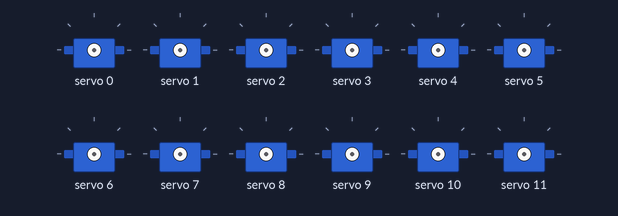
The sketch below on a simulated Arduino Uno, built with avr-gcc and run on an emulated ATmega328P. On the bench: 12 × servo.

Above: at 0.1 s.
At 2.0 s:
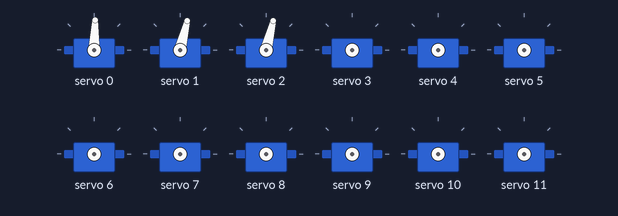
At 4.0 s:
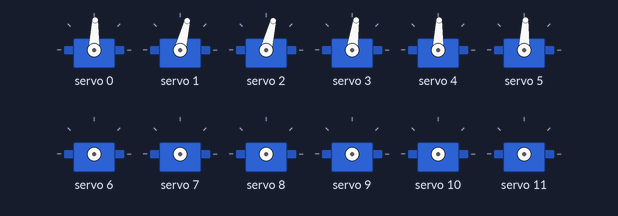
At 6.0 s:
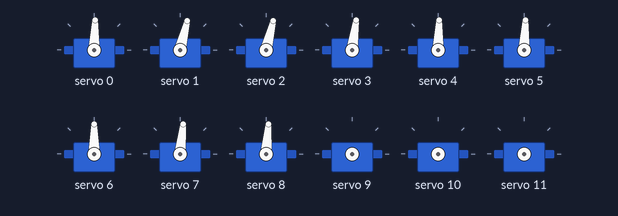
At 8.0 s:
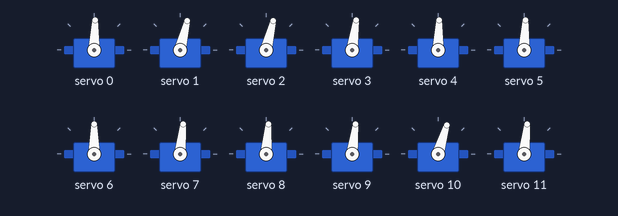
At 12.0 s:
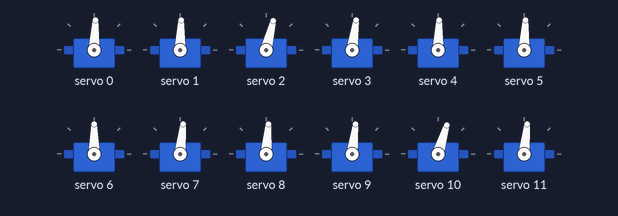
Timing chart, 0 to 13.5 s (numbered marks = the images above):
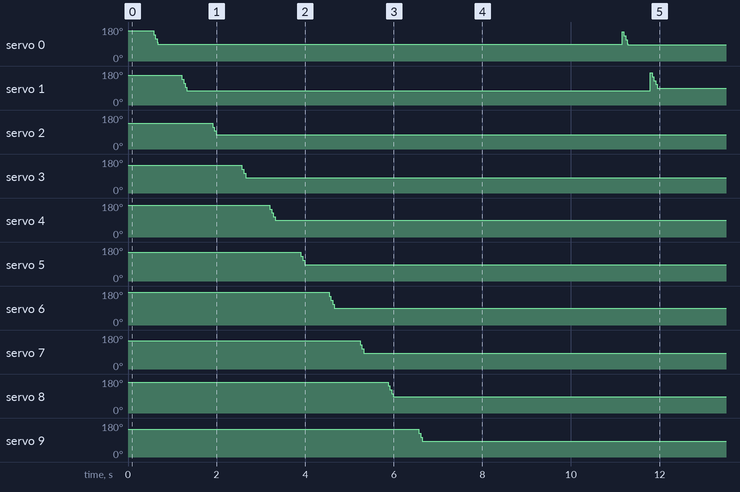

The sketch:

servo.ino
```cpp
#include <Wire.h>
#include <Adafruit_PWMServoDriver.h>

// uses the default address 0x40
Adafruit_PWMServoDriver pwm = Adafruit_PWMServoDriver();

#define SERVOMIN_0  125
#define SERVOMID_0  357
#define SERVOMAX_0  590

#define SERVOMIN_1  115
#define SERVOMID_1  325
#define SERVOMAX_1  535

#define SERVOMIN_2  115
#define SERVOMID_2  325
#define SERVOMAX_2  535

#define SERVOMIN_3  120
#define SERVOMID_3  340
#define SERVOMAX_3  560

#define SERVOMIN_4  130
#define SERVOMID_4  355
#define SERVOMAX_4  580

#define SERVOMIN_5  130
#define SERVOMID_5  352
#define SERVOMAX_5  575

#define SERVOMIN_6  135
#define SERVOMID_6  362
#define SERVOMAX_6  590

#define SERVOMIN_7  125
#define SERVOMID_7  345
#define SERVOMAX_7  565

#define SERVOMIN_8  130
#define SERVOMID_8  347
#define SERVOMAX_8  565

#define SERVOMIN_9  125
#define SERVOMID_9  342
#define SERVOMAX_9  560

#define SERVOMIN_10  115
#define SERVOMID_10  317
#define SERVOMAX_10  520

#define SERVOMIN_11  125
#define SERVOMID_11  345
#define SERVOMAX_11  565

#define SERVOMIN_12  125
#define SERVOMID_12  345
#define SERVOMAX_12  565

#define SERVOMIN_13  125
#define SERVOMID_13  342
#define SERVOMAX_13  560

#define SERVOMIN_14  125
#define SERVOMID_14  342
#define SERVOMAX_14  560

#define SERVOMIN_15  125
#define SERVOMID_15  337
#define SERVOMAX_15  550

#define SERVOMIN_16  125
#define SERVOMID_16  352
#define SERVOMAX_16  580

#define SERVOMIN_17  130
#define SERVOMID_17  355
#define SERVOMAX_17  580

#define SERVOMIN_18  125
#define SERVOMID_18  347
#define SERVOMAX_18  570

#define SERVOMIN_19  130
#define SERVOMID_19  347
#define SERVOMAX_19  565

#define SERVOMIN_20  125
#define SERVOMID_20  345
#define SERVOMAX_20  565

#define SERVOMIN_22  110
#define SERVOMID_22  320
#define SERVOMAX_22  530

#define SERVOMIN_23  125
#define SERVOMID_23  342
#define SERVOMAX_23  560

// our servo # counter
const int servocounter = 17;

void setup() {
  Serial.begin(9600);

  pwm.begin();

  pwm.setPWMFreq(60);  // Analog servos run at ~60 Hz updates
  delay(500);
  for (uint16_t pulselen = SERVOMAX_0; pulselen > SERVOMID_0; pulselen--) {
    pwm.setPWM(0, 0, pulselen);
  }
  delay(500);
  for (uint16_t pulselen = SERVOMAX_1; pulselen > SERVOMID_1; pulselen--) {
    pwm.setPWM(1, 0, pulselen);
  }
  delay(500);
  for (uint16_t pulselen = SERVOMAX_2; pulselen > SERVOMID_2; pulselen--) {
    pwm.setPWM(2, 0, pulselen);
  }
  delay(500);
  for (uint16_t pulselen = SERVOMAX_3; pulselen > SERVOMID_3; pulselen--) {
    pwm.setPWM(3, 0, pulselen);
  }
  delay(500);
  for (uint16_t pulselen = SERVOMAX_4; pulselen > SERVOMID_4; pulselen--) {
    pwm.setPWM(4, 0, pulselen);
  }
  delay(500);
 for (uint16_t pulselen = SERVOMAX_5; pulselen > SERVOMID_5; pulselen--) {
    pwm.setPWM(5, 0, pulselen);
  }
  delay(500);
  for (uint16_t pulselen = SERVOMAX_6; pulselen > SERVOMID_6; pulselen--) {
    pwm.setPWM(6, 0, pulselen);
  }
  delay(500);
  for (uint16_t pulselen = SERVOMAX_7; pulselen > SERVOMID_7; pulselen--) {
    pwm.setPWM(7, 0, pulselen);
  }
  delay(500);
  for (uint16_t pulselen = SERVOMAX_8; pulselen > SERVOMID_8; pulselen--) {
    pwm.setPWM(8, 0, pulselen);
  }
  delay(500);
  for (uint16_t pulselen = SERVOMAX_9; pulselen > SERVOMID_9; pulselen--) {
    pwm.setPWM(9, 0, pulselen);
  }
  delay(500);
  for (uint16_t pulselen = SERVOMAX_10; pulselen > SERVOMID_10; pulselen--) {
    pwm.setPWM(10, 0, pulselen);
  }
  delay(500);
  for (uint16_t pulselen = SERVOMAX_11; pulselen > SERVOMID_11; pulselen--) {
    pwm.setPWM(11, 0, pulselen);
  }
  delay(500);
  for (uint16_t pulselen = SERVOMAX_12; pulselen > SERVOMID_12; pulselen--) {
    pwm.setPWM(12, 0, pulselen);
  }
  delay(500);
  for (uint16_t pulselen = SERVOMAX_13; pulselen > SERVOMID_13; pulselen--) {
    pwm.setPWM(13, 0, pulselen);
  }
  delay(500);
  for (uint16_t pulselen = SERVOMAX_14; pulselen > SERVOMID_14; pulselen--) {
    pwm.setPWM(14, 0, pulselen);
  }
  delay(500);
  for (uint16_t pulselen = SERVOMAX_15; pulselen > SERVOMID_15; pulselen--) {
    pwm.setPWM(15, 0, pulselen);
  }
  delay(500);
  for (uint16_t pulselen = SERVOMAX_16; pulselen > SERVOMID_16; pulselen--) {
    pwm.setPWM(16, 0, pulselen);
  }
  delay(500);
  for (uint16_t pulselen = SERVOMAX_17; pulselen > SERVOMID_17; pulselen--) {
    pwm.setPWM(17, 0, pulselen);
  }
  delay(500);

}


void loop() {
}
```
